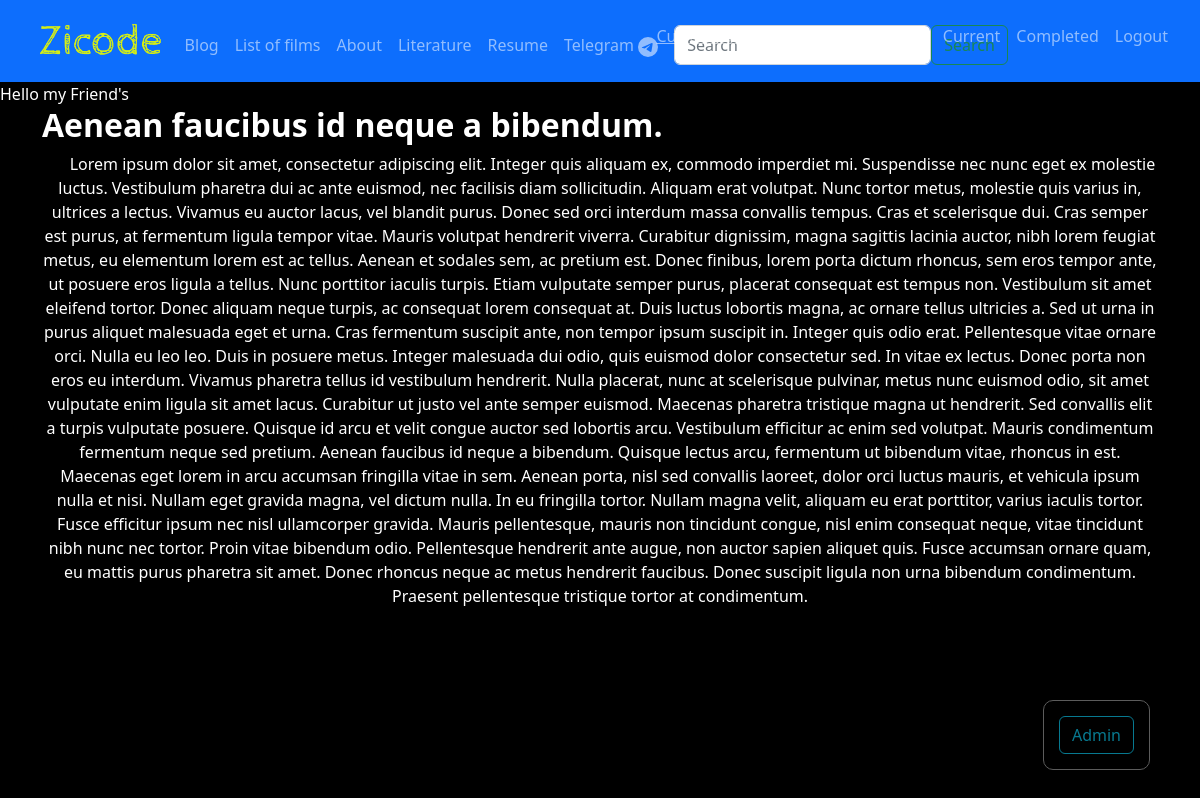
The page /about/ (signed in) on the database its author committed.
### about/models.py (models this page shows, shortened)
class About(models.Model):
    title = models.CharField(max_length=100)
    description = models.TextField(max_length=5000)

### about/views.py (the view)
# urls.py: path('', views.all_about, name='all_about'),
def all_about(request):
    abouts = About.objects.all()
    return render(request, 'about/all_about.html', {'abouts': abouts})

### about/templates/about/all_about.html (shortened to what this page needs)
{% extends 'portfolio/base.html' %}
{% block content %}
<div class="container">
    <div class="row">
        <div class="col-sm-12">
            {% for about in abouts %}
            <h2 class="fw-bold">{{ about.title }}</h2>
            {% autoescape off %}
            <p class="text-center">{{ about.description }}</p>
            {% endautoescape %}
            {% endfor %}
            {% endblock %}

### portfolio/static/css/styles.css (style rules this page uses)
body { background: #000000; color: #fff; }
p { text-indent: 25px; }

### rows shown on the page
About: title "Aenean faucibus id neque a bibendum.", description "Lorem ipsum dolor sit amet, consectetur adipiscing elit. Integer quis aliquam ex, commodo imperdiet mi. Suspendisse nec nunc eget ex molestie luctus. Vestibulum pharetra dui ac ante euismod, nec facilisis diam sollicitudin. Aliquam erat volutpat. Nunc tortor metus, molestie quis varius in, ultrices a lectus. Vivamus eu auctor lacus, vel blandit purus. Donec sed orci interdum massa convallis tempus. Cras et scelerisque dui. Cras semper est purus, at fermentum ligula tempor vitae. Mauris volutpat hendrerit viverra. Curabitur dignissim, magna sagittis lacinia auctor, nibh lorem feugiat metus, eu elementum lorem est ac tellus. Aenean et sodales sem, ac pretium est. Donec finibus, lorem porta…"
